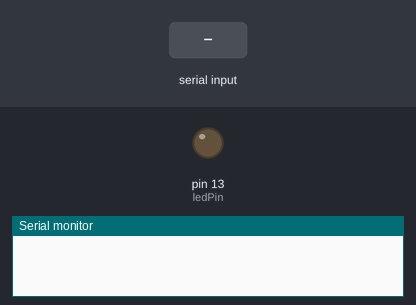
Simulated run of this sketch. Board: Arduino Uno, built with avr-gcc and run on an emulated ATmega328P. On the bench: output pins drawn as LEDs (lit = HIGH), the last lines printed to the serial monitor. Dashed ring = blinking. The inputs (shaded band) are chosen by the test bench.

Above: at 1.2 s.
1.3 s: "5\n" received over Serial
At 1.7 s:
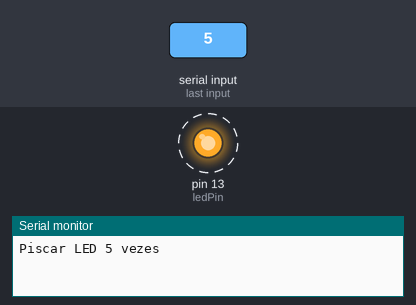
4.3 s: "90,45\n" received over Serial
Timing chart, 0 to 7.3 s (numbered marks = the images above; inputs shaded):
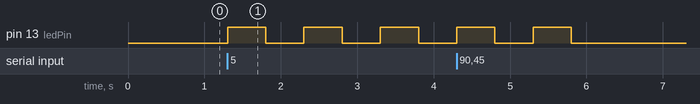

The sketch:

Ex3.ino
```cpp
int ledPin = 13;
int recebido;

void setup() {
  pinMode(ledPin, OUTPUT);
  Serial.begin(9600);
}

void loop() {
  if (Serial.available() > 0) {
    recebido = Serial.parseInt();

    if (recebido >= 0 && recebido <= 9) {
      Serial.print("Piscar LED ");
      Serial.print(recebido);
      Serial.println(" vezes");

      for (int i = 0; i < recebido; i++) {
        digitalWrite(ledPin, HIGH);
        delay(500);
        digitalWrite(ledPin, LOW);
        delay(500);
      }
    } else {
      Serial.println("Número inválido. Digite um número de 0 a 9.");
    }
  }
}
```

Measured:
- after the input at 1.3 s, pin 13 (ledPin): alternates HIGH for 0.50 s and LOW for 0.50 s, starting at once
